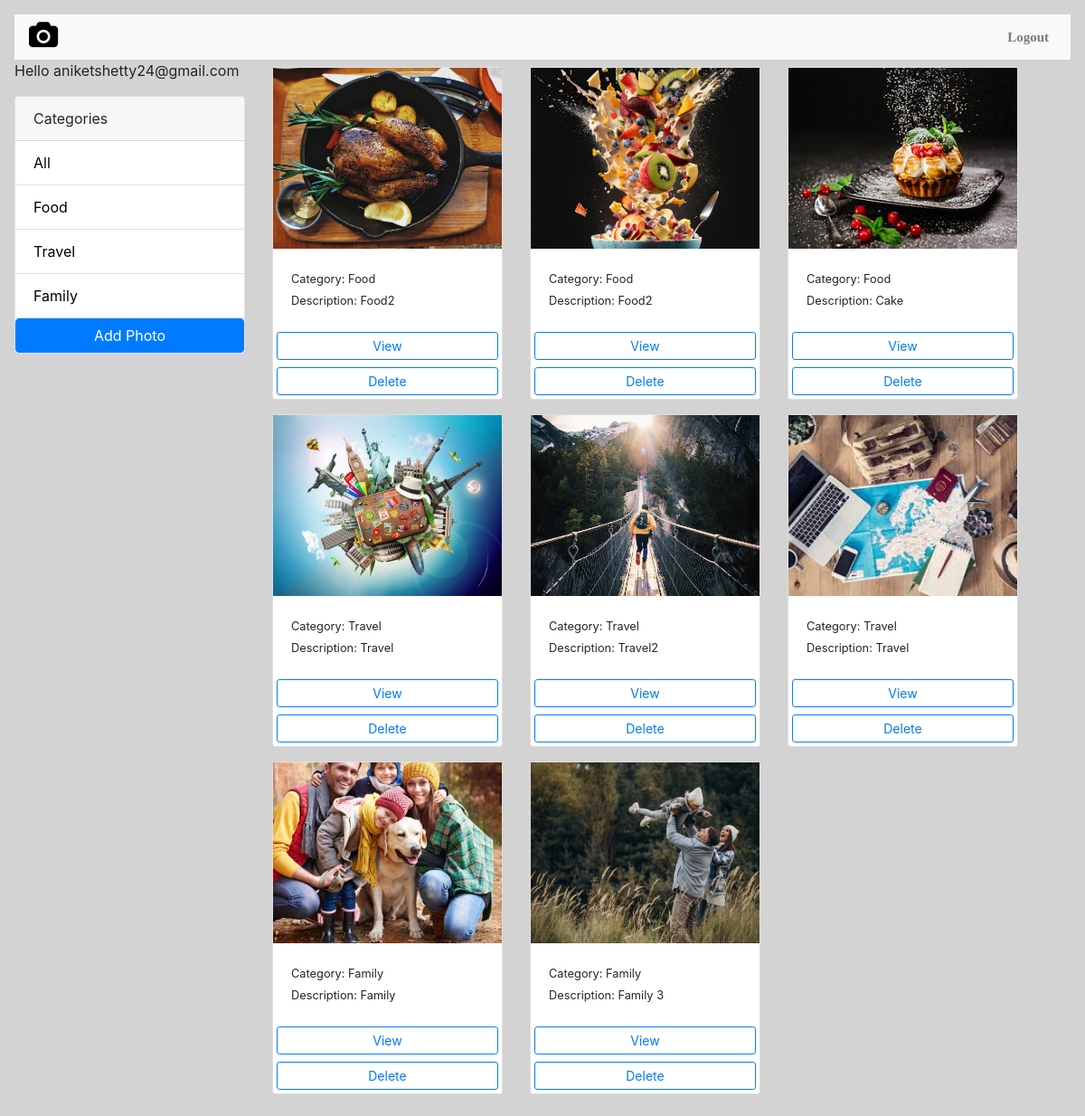
/gallery/ (signed in), run on an earlier commit of the app's database.
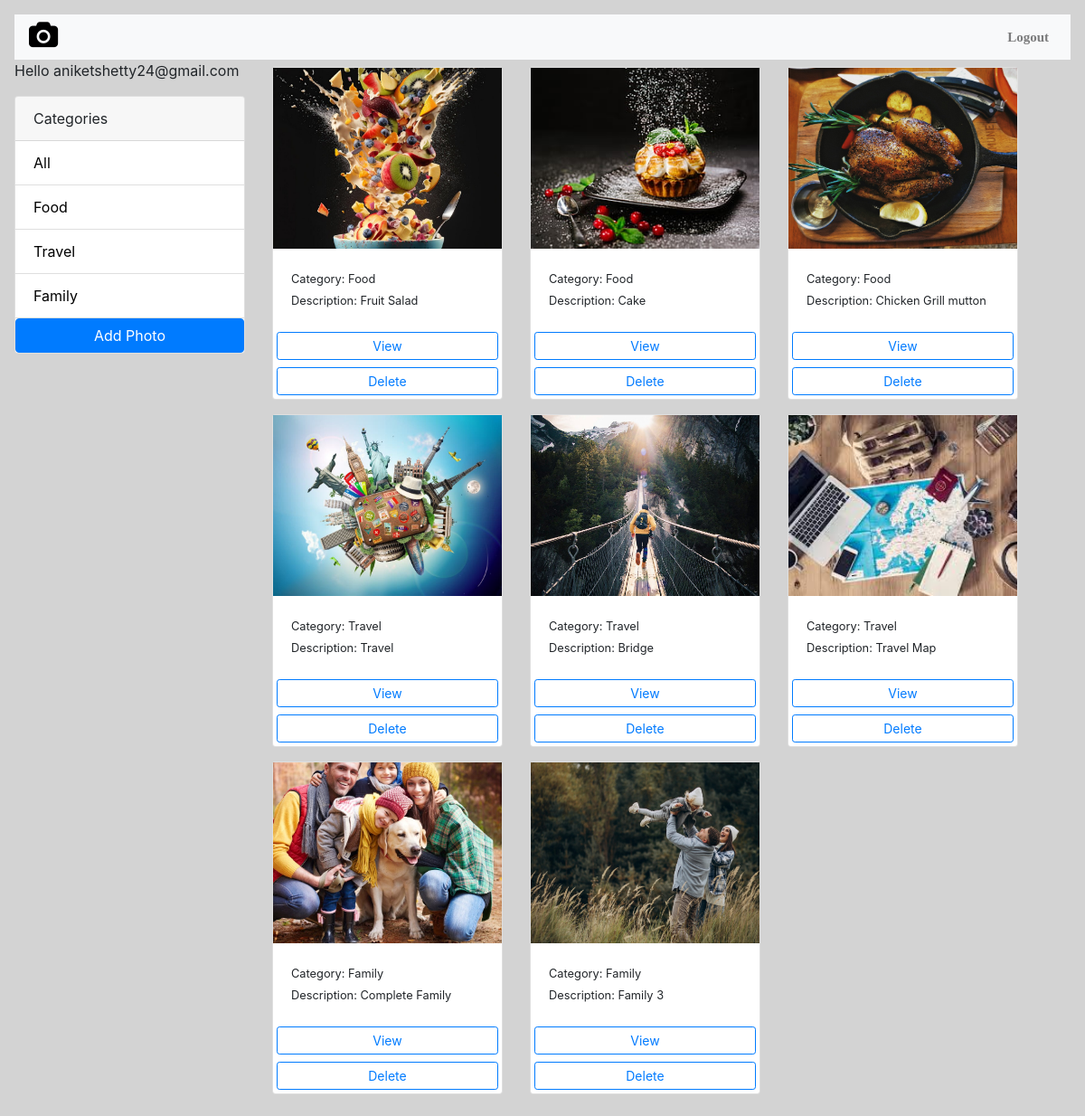
And on a later commit of the database.
### Photo_Album_Application/models.py (models this page shows, shortened)
class Category(models.Model):
    class Meta:
        verbose_name = 'Category'
        verbose_name_plural = 'Categories'
    user = models.ForeignKey(
        User, on_delete=models.SET_NULL, null=True, blank=True)
    name = models.CharField(max_length=100, null=False, blank=False)

class Photo(models.Model):
    class Meta:
        verbose_name = 'Photo'
        verbose_name_plural = 'Photos'
    category = models.ForeignKey(
        Category, on_delete=models.SET_NULL, null=True, blank=True)
    image = models.ImageField(null=False, blank=False)
    description = models.TextField()

### Photo_Album_Application/views.py (the view)
# urls.py: path('gallery/', views.gallery, name='gallery'),
def gallery(request):
    user = request.user
    print(user, " gallery")
    category = request.GET.get('category')
    if category == None:
        photos = Photo.objects.filter(category__user=user)
    else:
        photos = Photo.objects.filter(
            category__name=category, category__user=user)
    categories = Category.objects.filter(user=user)
    context = {'categories': categories, 'photos': photos}
    return render(request, 'gallery.html', context)

### Photo_Album_Application/templates/gallery.html (shortened to what this page needs)
<!DOCTYPE html>
<html lang="en">
<head>
    <link href="https://stackpath.bootstrapcdn.com/bootstrap/4.5.2/css/bootstrap.min.css" rel="stylesheet">
    <link rel="stylesheet" href="https://cdnjs.cloudflare.com/ajax/libs/font-awesome/4.7.0/css/font-awesome.min.css">
    <link href="https://stackpath.bootstrapcdn.com/bootstrap/4.5.2/css/bootstrap.min.css" rel="stylesheet">
    <link rel="stylesheet" href="https://cdnjs.cloudflare.com/ajax/libs/font-awesome/4.7.0/css/font-awesome.min.css">
    {% load static %}
</head>
<body>
    <nav class="navbar navbar-expand-lg navbar-light bg-light">
        <a class="navbar-brand" href=""><i class="fa fa-camera" style="font-size:30px;color:black"></i></a>
        <div class="collapse navbar-collapse" id="navbarNav">
            <ul class="navbar-nav ml-auto">
                <li class="nav-item active">
                <li class="nav-item">
                    <a class="nav-link" href="{% url 'home'%}"><b>Logout</b></a>
                </li>
            </ul>
        </div>
    </nav>
    <body class="m-3">
    <div class="container">
        <div class="row">
            <div class="col-md-3">
                {% if request.user.is_authenticated %}
                <p>Hello {{request.user}}</p>
                {% endif %}
                <div class="card my-3">
                    <div class="card-header">
                        Categories
                    </div>
                    <ul class="list-group list-group-flush">
                        <li class="list-group-item">
                            <a href="{% url 'gallery' %}">All</a>
                        </li>
                        {% for category in categories %}
                        <li class=" list-group-item">
                            <a href="{% url 'gallery' %}?category={{category.name}}">
                                {{category.name}}
                            </a>
                        </li>
                        {% endfor %}
                        <a href="{% url 'add' %}" class="btn btn-primary btn-block ">Add Photo</a>
                    </ul>
                </div>
            </div>
            <div class="col-md-9">
                <div class="row">
                    {% for photo in photos %}
                    <div class="col-md-4">
                        <div class="card my-2">
                            <img class="image-thumbail" src="{{photo.image.url}}" alt="Card image cap">
                            <div class="card-body">
                                <small>Category: {{photo.category.name}}</small>
                                <br>
                                <small>Description: {{photo.description}}</small>
                            </div>
                            <a href="{% url 'photo' photo.id %}" class="btn btn-outline-primary btn-sm m-1">View</a>
                            <a class="btn btn-outline-primary btn-sm m-1" onclick ="delete_photo({{photo.id}})">Delete</a>
                        </div>
                    </div>
                    {% empty %}
                    <h3>No photos</h3>
                    {% endfor %}
                </div>
            </div>
        </div>
    </div>
</body>
<link rel='stylesheet' href='https://cdn.jsdelivr.net/npm/sweetalert2@7.12.15/dist/sweetalert2.min.css'></link>
</html>

### Photo_Album_Application/templates/gallery.html (style rules this page uses)
.image-thumbail { height: 200px; object-fit: cover; }
.list-group-item a { text-decoration: none; color: black; }
.navbar { font-family: Times, serif, Arial Black; font-size: 15px; background-color: grey; height: 60px; text-align: center; text-decoration: none; }
.navbar { font-family: Georgia, serif, Arial Black; font-size: 15px; background-color: black; height: 50px; text-align: center; text-decoration: none; }
body { background-color: lightgrey; }
.container { margin-left: -15px; }

What changed in the data, as far as the page shows it:
removed Photo: image (picture), category.name "Food", description "Food2"
changed Photo: description "Food2" → "Fruit Salad"
added Photo: image (picture), category.name "Food", description "Chicken Grill mutton"
changed Photo: description "Travel2" → "Bridge"
changed Photo: description "Travel" → "Travel Map"
changed Photo: description "Family" → "Complete Family"
